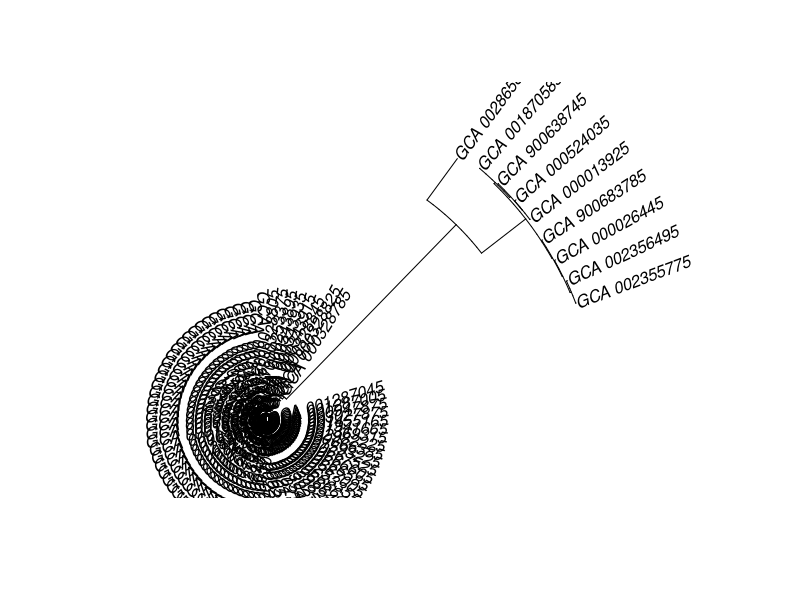
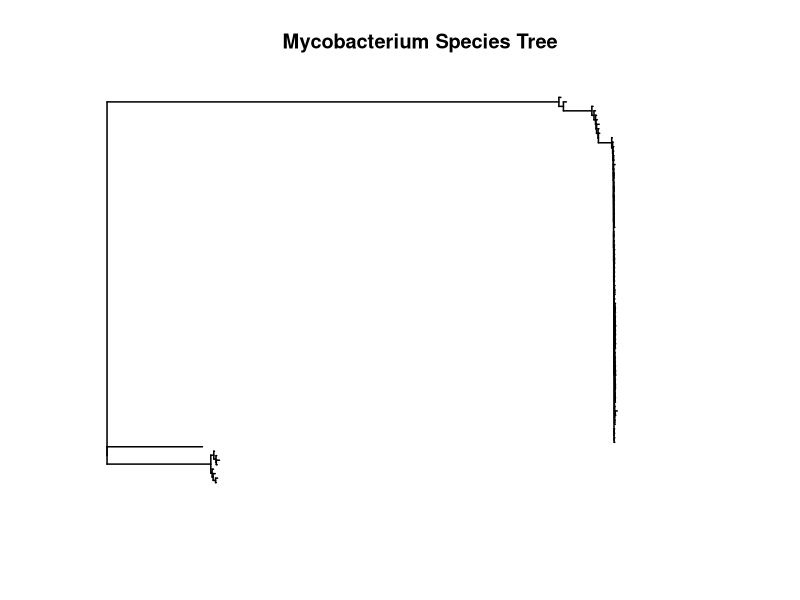

Write R code to recreate these figures, in order. (Note: this script raises an error after producing the figures.)
# build phylogenetic tree for MTBC genomes
# see
# http://phytools.org/mexico2018/ex/12/Plotting-methods.html
# http://blog.phytools.org/

library(seqinr)
#library(phangorn)
library("ape")
library("phytools")

setwd('~/gitprojects/rd900')

#get region hits from blast analysis

region_hits = read.table('rd900_region_hits.csv',sep=',',header=TRUE)
rownames(region_hits) <- region_hits$id
# convert to discrete states
states <- region_hits[c('pknh1','pknh1.proregion','pknh2_sensor','tbd2')]
states[states>0] = 1
states <- apply( states , 1 , paste , collapse = "-" )
states <- factor(states)

### read ANI data

#anim <- read.table('ANIm_out/ANIm_percentage_identity.tab',sep='\t',header=TRUE,row.names = 1)
anim <- read.table('ani_matrix.csv',sep=',',header=TRUE)
#rownames(anim) <- paste0(1:nrow(anim), "_", anim$query)
#anim <- anim[1:40,]
rownames(anim) <- anim$query
species <- anim['species']

### get distance matrix
dm <- dist(anim)
njtree  <- nj(dm)
plot(njtree,type='fan')

# root tree
#rooted <- root(njtree,"GCA_000195955")
rooted <- root(njtree,"GCA_002865895")
rooted <- multi2di(rooted, tips=TRUE)

### plot tree ###

png("nj_tree.png",res=150, width=800, height=1200)
#tiff(file = "temp.tiff", width = 2400, height = 1400, units = "px", res = 300)

# Plot the phylogeny
plot(rooted, label.offset=0.01, edge.width=1.5, #type='fan',
     main="Mycobacterium Species Tree", 
     tip.color=tipcol)

# Add coloured shapes for tips
#tiplabels(pch=19, 
#          col=ifelse(grepl(njtree$tip.label, pattern="mtb|CDC|H37"), "red", "blue"), 
#          cex=1)

plotTree(rooted,lwd=1,fsize=0.6,offset=1)
#title(main="Mycobacterium Species Tree")
cols<-setNames(c('red','blue','green2','orange','purple'),levels(states))
tiplabels(pie=to.matrix(states[rooted$tip.label], levels(states)),
          piecol=cols, cex=0.3)
add.simmap.legend(colors=cols,prompt=FALSE,x=0.8*par()$usr[2],
                  y=60,fsize=1.2)
#plotBranchbyTrait(rooted,states[rooted$tip.label], mode="tips", palette="heat.colors")

# tip colors
tipcol <- rep('black', length(njtree$tip.label))
# make a vector with our list of species
labels <- species[rooted$tip.label,]
cats=unique(labels)
# # make a vector of color we want:
speciescolors <-c("orange", "darkolivegreen4", "red", "orange", "turquoise", "red",
                "purple", "darkgreen", "blue","darkblue")
for(i in 1:length(labels)){
   tipcol[grep(cats, labels[i])] <- speciescolors[i]
}

dev.off()

# ace function for calculating parsimony using pknh blast results
# we provide a vector containing the states - rd900 variants and 
# the phylogeny from species similarity

fit <- ace(states, rooted, type="discrete")
